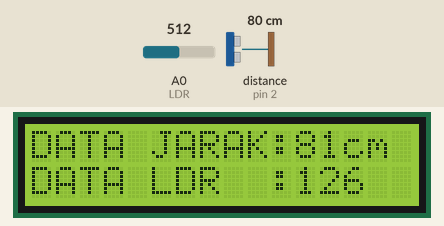
The sketch below on a simulated Arduino Uno, built with avr-gcc and run on an emulated ATmega328P. Parts: 16×2 character LCD. The inputs (shaded band) are chosen by the test bench; at power-on: distance to the obstacle (sensor on pin 2) 80 cm, A0 (LDR) = 512. The echo pulse lasts 58.3 µs per cm; what the sketch prints to the serial monitor is not drawn.

Above: at 1.2 s.
1.3 s: distance to the obstacle (sensor on pin 2) set to 2 cm
At 2.8 s:
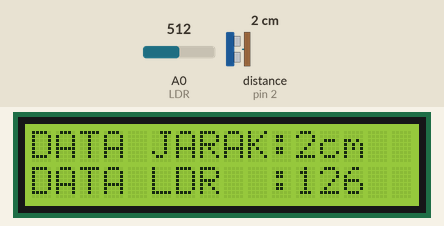
3.6 s: A0 (LDR) set to 390
At 5.4 s:
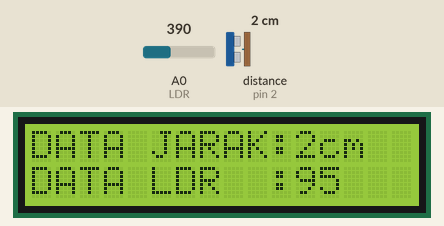
5.7 s: distance to the obstacle (sensor on pin 2) set to 4 cm
At 6.9 s:
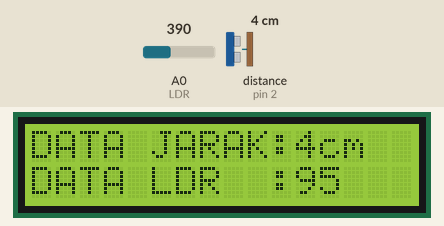
7.7 s: A0 (LDR) set to 410
At 9.5 s:
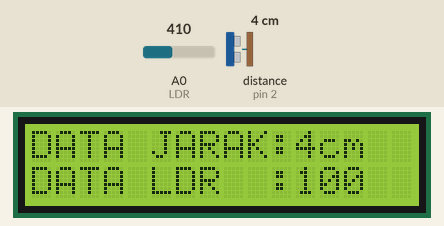
9.8 s: distance to the obstacle (sensor on pin 2) set to 9 cm
At 11.0 s:
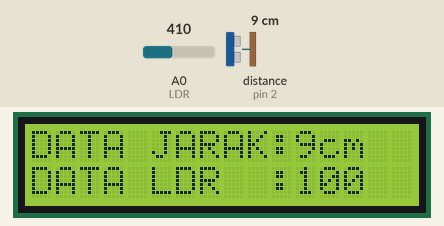
11.9 s: A0 (LDR) set to 511
At 13.7 s:
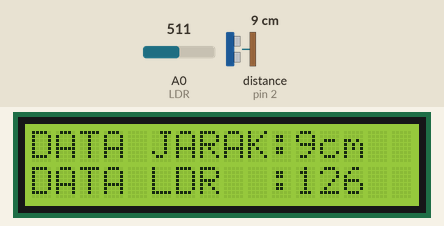
Timing chart, 0 to 14.9 s (numbered marks = the images above; inputs shaded):
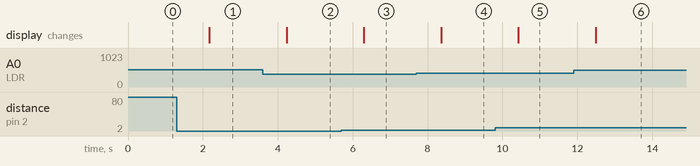

Measured:
- after the input at 1.3 s, the display: changes after 0.87 s (image 1)
- after the input at 3.6 s, the display: changes after 0.63 s (image 2)
- after the input at 5.7 s, the display: changes after 0.60 s (image 3)
- after the input at 7.7 s, the display: changes after 0.66 s (image 4)
- after the input at 9.8 s, the display: changes after 0.62 s (image 5)
- after the input at 11.9 s, the display: changes after 0.59 s (image 6)

The sketch:

LCD_ULTRASONIK.ino
```cpp
#include <LiquidCrystal_I2C.h>
#include <NewPing.h>

int triger=3;
int echo=2;
int batas=400;
int LDR =A0;

NewPing cm(triger,echo,batas);
//Inisialisasi pembuatan variable
LiquidCrystal_I2C lcd(0x27, 16, 2);

void setup(){
  Serial.begin(9600);
  lcd.begin();
  //lcd.clear();
  //lcd.setCursor(4,0); lcd.print("SENSOR");
  //lcd.setCursor(2,1); lcd.print("ULTRASONIK");
  //delay(500);
}

void loop(){
  int bacaJarak=cm.ping_cm();
  int bacaLDR=analogRead(LDR);
      bacaLDR=map(bacaLDR,12,1020,0,255);

  //PRINT SERIAL
  Serial.print("DATA JARAK :");
  Serial.print(bacaJarak);
  Serial.print(" cm");
  Serial.print(" | NILAI LDR :");
  Serial.print(bacaLDR);
  Serial.println();

  //PRINT TO LCD
  lcd.clear();
  lcd.setCursor(0,0); lcd.print("DATA JARAK:");
  lcd.print(bacaJarak);
  lcd.print("cm");
  lcd.setCursor(0,1); lcd.print("DATA LDR  :");
  lcd.print(bacaLDR);
  delay(1000);

}
```
